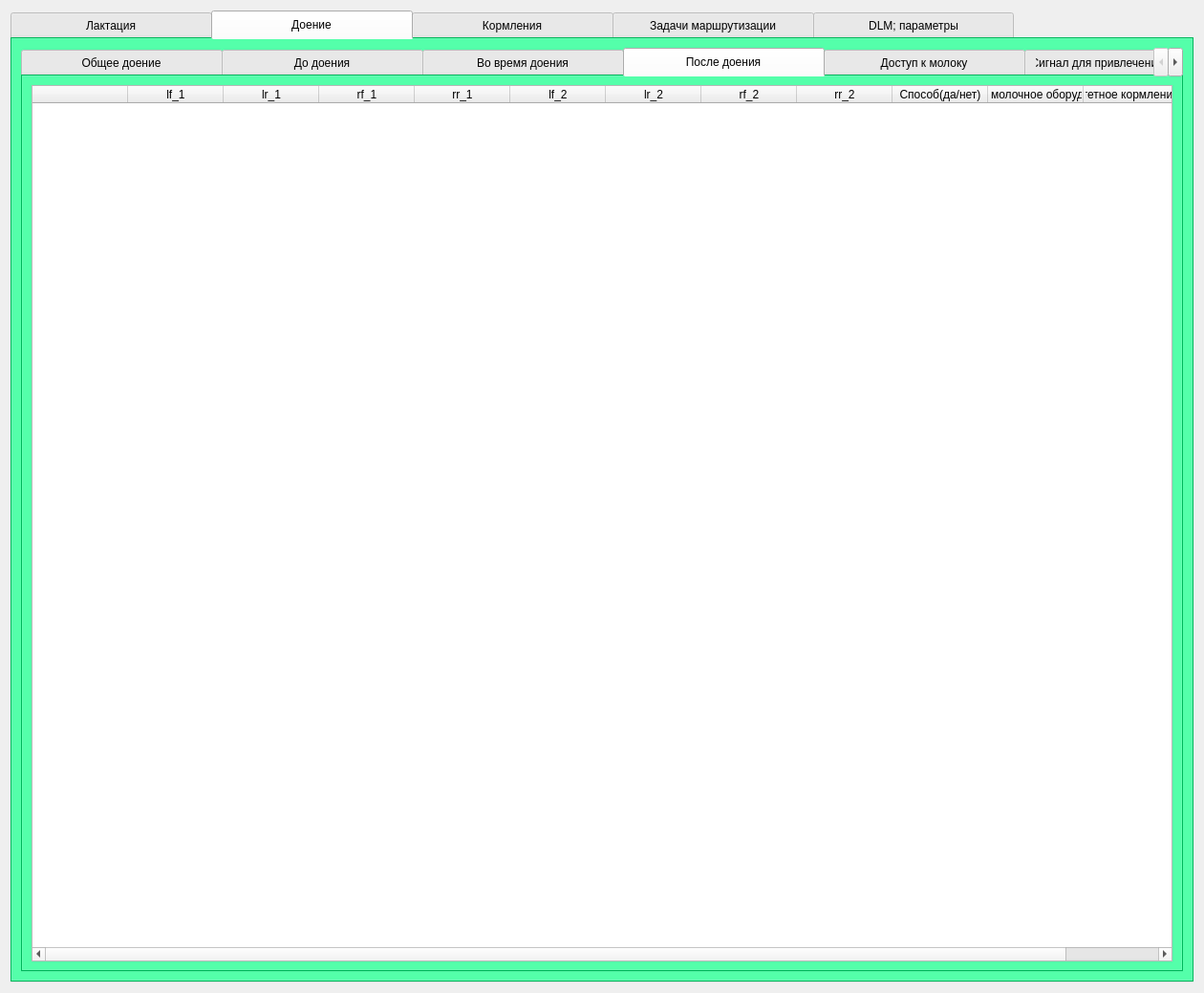
<?xml version="1.0" encoding="UTF-8"?>
<ui version="4.0">
 <class>Form_DataEntry_Settings</class>
 <widget class="QWidget" name="Form_DataEntry_Settings">
  <property name="geometry">
   <rect>
    <x>0</x>
    <y>0</y>
    <width>1260</width>
    <height>1039</height>
   </rect>
  </property>
  <property name="windowTitle">
   <string>Form</string>
  </property>
  <layout class="QVBoxLayout" name="verticalLayout">
   <item>
    <widget class="QTabWidget" name="tabWidget">
     <property name="styleSheet">
      <string notr="true">QTabWidget
{
   background-color:rgb(0,255,128);
}

QTabWidget:tab-bar
{
    alignment: center;
}

QTabBar:tab
{
   width: 210px;   
   height: 30px;
}

QTabBar:selected
{
    background-color:rgb(0,255,128);
    color.rgb(0,255,128);
}


QTabBar:tab:!selected
{     
    color.rgb(0,255,128);
}


QTabBar:tab:!selected:hover
{ 
    background-color:rgb(0,255,128);
    color.rgb(255,255,255);
}


</string>
     </property>
     <property name="currentIndex">
      <number>1</number>
     </property>
     <widget class="QWidget" name="tab_lactation">
      <attribute name="title">
       <string>Лактация</string>
      </attribute>
     </widget>
     <widget class="QWidget" name="tab_milk">
      <attribute name="title">
       <string>Доение</string>
      </attribute>
      <layout class="QVBoxLayout" name="verticalLayout_4">
       <item>
        <widget class="QTabWidget" name="tabWidget_3">
         <property name="currentIndex">
          <number>3</number>
         </property>
         <widget class="QWidget" name="tab_2">
          <attribute name="title">
           <string>Общее доение</string>
          </attribute>
          <layout class="QVBoxLayout" name="verticalLayout_14">
           <item>
            <widget class="QTableWidget" name="tableWidget_general_milking">
             <column>
              <property name="text">
               <string/>
              </property>
             </column>
             <column>
              <property name="text">
               <string>Молозиво(дни)</string>
              </property>
             </column>
             <column>
              <property name="text">
               <string>Место лактации</string>
              </property>
             </column>
             <column>
              <property name="text">
               <string>Место сепарации молока</string>
              </property>
             </column>
             <column>
              <property name="text">
               <string>Молозиво места лактации</string>
              </property>
             </column>
             <column>
              <property name="text">
               <string>Способ взятия проб</string>
              </property>
             </column>
             <column>
              <property name="text">
               <string>lf</string>
              </property>
             </column>
             <column>
              <property name="text">
               <string>lr</string>
              </property>
             </column>
             <column>
              <property name="text">
               <string>rf</string>
              </property>
             </column>
             <column>
              <property name="text">
               <string>rr</string>
              </property>
             </column>
             <column>
              <property name="text">
               <string>Молочные соски(да/нет)</string>
              </property>
             </column>
             <column>
              <property name="text">
               <string>Сброс положения сосков после сухостойности(да/нет)</string>
              </property>
             </column>
             <column>
              <property name="text">
               <string>Период перемещения(да/нет)</string>
              </property>
             </column>
             <column>
              <property name="text">
               <string>Лактация под управлением(да/нет)</string>
              </property>
             </column>
             <column>
              <property name="text">
               <string>Оптимальный период взятия(часы)</string>
              </property>
             </column>
             <column>
              <property name="text">
               <string>Позиции сосков известны(да/нет)</string>
              </property>
             </column>
             <column>
              <property name="text">
               <string>Коррекция времени</string>
              </property>
             </column>
             <column>
              <property name="text">
               <string>Альтернативный способ связи(да/нет)</string>
              </property>
             </column>
            </widget>
           </item>
          </layout>
         </widget>
         <widget class="QWidget" name="tab_7">
          <attribute name="title">
           <string>До доения</string>
          </attribute>
         </widget>
         <widget class="QWidget" name="tab_8">
          <attribute name="title">
           <string>Во время доения</string>
          </attribute>
         </widget>
         <widget class="QWidget" name="tab_9">
          <attribute name="title">
           <string>После доения</string>
          </attribute>
          <layout class="QVBoxLayout" name="verticalLayout_15">
           <item>
            <widget class="QTableWidget" name="tableWidget_post_milking">
             <column>
              <property name="text">
               <string/>
              </property>
             </column>
             <column>
              <property name="text">
               <string>lf_1</string>
              </property>
             </column>
             <column>
              <property name="text">
               <string>lr_1</string>
              </property>
             </column>
             <column>
              <property name="text">
               <string>rf_1</string>
              </property>
             </column>
             <column>
              <property name="text">
               <string>rr_1</string>
              </property>
             </column>
             <column>
              <property name="text">
               <string>lf_2</string>
              </property>
             </column>
             <column>
              <property name="text">
               <string>lr_2</string>
              </property>
             </column>
             <column>
              <property name="text">
               <string>rf_2</string>
              </property>
             </column>
             <column>
              <property name="text">
               <string>rr_2</string>
              </property>
             </column>
             <column>
              <property name="text">
               <string>Способ(да/нет)</string>
              </property>
             </column>
             <column>
              <property name="text">
               <string>Чистое молочное оборудование</string>
              </property>
             </column>
             <column>
              <property name="text">
               <string>Приоритетное кормление(да/нет)</string>
              </property>
             </column>
            </widget>
           </item>
          </layout>
         </widget>
         <widget class="QWidget" name="tab_10">
          <attribute name="title">
           <string>Доступ к молоку</string>
          </attribute>
          <layout class="QVBoxLayout" name="verticalLayout_12">
           <item>
            <layout class="QHBoxLayout" name="horizontalLayout_6">
             <item>
              <widget class="QGroupBox" name="groupBox">
               <property name="minimumSize">
                <size>
                 <width>0</width>
                 <height>0</height>
                </size>
               </property>
               <property name="maximumSize">
                <size>
                 <width>300</width>
                 <height>16777215</height>
                </size>
               </property>
               <property name="title">
                <string>Категория</string>
               </property>
               <layout class="QVBoxLayout" name="verticalLayout_13">
                <item>
                 <widget class="QTreeView" name="treeView"/>
                </item>
               </layout>
              </widget>
             </item>
             <item>
              <widget class="QGroupBox" name="groupBox_2">
               <property name="title">
                <string>Настройки</string>
               </property>
               <layout class="QVBoxLayout" name="verticalLayout_11">
                <item>
                 <layout class="QHBoxLayout" name="horizontalLayout">
                  <item>
                   <layout class="QVBoxLayout" name="verticalLayout_5">
                    <item>
                     <widget class="QLabel" name="label">
                      <property name="text">
                       <string>Максимальное колличество доений:</string>
                      </property>
                     </widget>
                    </item>
                    <item>
                     <widget class="QLabel" name="label_2">
                      <property name="text">
                       <string>Максимальный ожидаемый надой за доение: </string>
                      </property>
                     </widget>
                    </item>
                    <item>
                     <widget class="QLabel" name="label_3">
                      <property name="text">
                       <string>Минимальное количество доений:</string>
                      </property>
                     </widget>
                    </item>
                   </layout>
                  </item>
                  <item>
                   <layout class="QVBoxLayout" name="verticalLayout_6">
                    <item>
                     <widget class="QLineEdit" name="lineEdit"/>
                    </item>
                    <item>
                     <widget class="QLineEdit" name="lineEdit_2"/>
                    </item>
                    <item>
                     <widget class="QLineEdit" name="lineEdit_3"/>
                    </item>
                   </layout>
                  </item>
                  <item>
                   <layout class="QVBoxLayout" name="verticalLayout_7">
                    <item>
                     <widget class="QLineEdit" name="lineEdit_4"/>
                    </item>
                    <item>
                     <widget class="QLineEdit" name="lineEdit_5"/>
                    </item>
                    <item>
                     <widget class="QLineEdit" name="lineEdit_6"/>
                    </item>
                   </layout>
                  </item>
                  <item>
                   <layout class="QVBoxLayout" name="verticalLayout_8">
                    <item>
                     <widget class="QLineEdit" name="lineEdit_7"/>
                    </item>
                    <item>
                     <widget class="QLineEdit" name="lineEdit_8"/>
                    </item>
                    <item>
                     <widget class="QLineEdit" name="lineEdit_9"/>
                    </item>
                   </layout>
                  </item>
                 </layout>
                </item>
                <item>
                 <layout class="QHBoxLayout" name="horizontalLayout_7">
                  <item>
                   <spacer name="horizontalSpacer_2">
                    <property name="orientation">
                     <enum>Qt::Horizontal</enum>
                    </property>
                    <property name="sizeHint" stdset="0">
                     <size>
                      <width>40</width>
                      <height>20</height>
                     </size>
                    </property>
                   </spacer>
                  </item>
                  <item>
                   <layout class="QHBoxLayout" name="horizontalLayout_2">
                    <item>
                     <layout class="QVBoxLayout" name="verticalLayout_9">
                      <item>
                       <widget class="QLineEdit" name="lineEdit_10"/>
                      </item>
                      <item>
                       <widget class="QLabel" name="label_4">
                        <property name="text">
                         <string>Дни после отела:</string>
                        </property>
                       </widget>
                      </item>
                     </layout>
                    </item>
                    <item>
                     <layout class="QVBoxLayout" name="verticalLayout_10">
                      <item>
                       <widget class="QLineEdit" name="lineEdit_11"/>
                      </item>
                      <item>
                       <widget class="QLabel" name="label_5">
                        <property name="text">
                         <string>Дни до сухостойности:</string>
                        </property>
                       </widget>
                      </item>
                     </layout>
                    </item>
                    <item>
                     <widget class="QLabel" name="label_6">
                      <property name="text">
                       <string>Сухостойность:</string>
                      </property>
                     </widget>
                    </item>
                   </layout>
                  </item>
                 </layout>
                </item>
                <item>
                 <spacer name="verticalSpacer_2">
                  <property name="orientation">
                   <enum>Qt::Vertical</enum>
                  </property>
                  <property name="sizeHint" stdset="0">
                   <size>
                    <width>20</width>
                    <height>40</height>
                   </size>
                  </property>
                 </spacer>
                </item>
                <item>
                 <layout class="QHBoxLayout" name="horizontalLayout_3">
                  <item>
                   <widget class="QLabel" name="label_7">
                    <property name="text">
                     <string>Не доить с/до:</string>
                    </property>
                   </widget>
                  </item>
                  <item>
                   <widget class="QLineEdit" name="lineEdit_12"/>
                  </item>
                  <item>
                   <widget class="QLabel" name="label_9">
                    <property name="styleSheet">
                     <string notr="true">font: 700 11pt &quot;Segoe UI&quot;;</string>
                    </property>
                    <property name="text">
                     <string>-</string>
                    </property>
                   </widget>
                  </item>
                  <item>
                   <widget class="QLineEdit" name="lineEdit_14"/>
                  </item>
                 </layout>
                </item>
                <item>
                 <layout class="QHBoxLayout" name="horizontalLayout_4">
                  <item>
                   <widget class="QLabel" name="label_8">
                    <property name="text">
                     <string>Не доить c/до:</string>
                    </property>
                   </widget>
                  </item>
                  <item>
                   <widget class="QLineEdit" name="lineEdit_13"/>
                  </item>
                  <item>
                   <widget class="QLabel" name="label_10">
                    <property name="styleSheet">
                     <string notr="true">font: 700 11pt &quot;Segoe UI&quot;;</string>
                    </property>
                    <property name="text">
                     <string>-</string>
                    </property>
                   </widget>
                  </item>
                  <item>
                   <widget class="QLineEdit" name="lineEdit_15"/>
                  </item>
                 </layout>
                </item>
                <item>
                 <spacer name="verticalSpacer">
                  <property name="orientation">
                   <enum>Qt::Vertical</enum>
                  </property>
                  <property name="sizeHint" stdset="0">
                   <size>
                    <width>20</width>
                    <height>40</height>
                   </size>
                  </property>
                 </spacer>
                </item>
               </layout>
              </widget>
             </item>
            </layout>
           </item>
           <item>
            <layout class="QHBoxLayout" name="horizontalLayout_5">
             <item>
              <spacer name="horizontalSpacer">
               <property name="orientation">
                <enum>Qt::Horizontal</enum>
               </property>
               <property name="sizeHint" stdset="0">
                <size>
                 <width>40</width>
                 <height>20</height>
                </size>
               </property>
              </spacer>
             </item>
             <item>
              <widget class="QPushButton" name="pushButton_2">
               <property name="text">
                <string>Удалить</string>
               </property>
              </widget>
             </item>
             <item>
              <widget class="QPushButton" name="pushButton">
               <property name="text">
                <string>Сохранить</string>
               </property>
              </widget>
             </item>
            </layout>
           </item>
          </layout>
         </widget>
         <widget class="QWidget" name="tab_11">
          <attribute name="title">
           <string>Сигнал для привлечения внимания</string>
          </attribute>
         </widget>
        </widget>
       </item>
      </layout>
     </widget>
     <widget class="QWidget" name="tab_3">
      <attribute name="title">
       <string>Кормления</string>
      </attribute>
      <layout class="QVBoxLayout" name="verticalLayout_2">
       <item>
        <widget class="QTabWidget" name="tabWidget_2">
         <property name="styleSheet">
          <string notr="true">QTabWidget
{
   background-color:rgb(0,255,128);
}

QTabWidget:tab-bar
{
    alignment: center;
}

QTabBar:tab
{
   width: 210px;   
   height: 30px;
}

QTabBar:selected
{
    background-color:rgb(0,255,128);
    color.rgb(0,255,128);
}


QTabBar:tab:!selected
{     
    color.rgb(0,255,128);
}


QTabBar:tab:!selected:hover
{ 
    background-color:rgb(0,255,128);
    color.rgb(255,255,255);
}


</string>
         </property>
         <property name="currentIndex">
          <number>0</number>
         </property>
         <widget class="QWidget" name="tab_4">
          <attribute name="title">
           <string>Таблицы кормления</string>
          </attribute>
          <layout class="QVBoxLayout" name="verticalLayout_3">
           <item>
            <widget class="QTableWidget" name="tableWidget_feeding___feed_tables"/>
           </item>
          </layout>
         </widget>
         <widget class="QWidget" name="tab_5">
          <attribute name="title">
           <string>Типы кормов</string>
          </attribute>
         </widget>
         <widget class="QWidget" name="tab_6">
          <attribute name="title">
           <string>Внимание</string>
          </attribute>
         </widget>
        </widget>
       </item>
      </layout>
     </widget>
     <widget class="QWidget" name="tab_transition">
      <attribute name="title">
       <string>Задачи маршрутизации</string>
      </attribute>
     </widget>
     <widget class="QWidget" name="tab">
      <attribute name="title">
       <string>DLM; параметры</string>
      </attribute>
     </widget>
    </widget>
   </item>
  </layout>
 </widget>
 <resources/>
 <connections/>
</ui>
